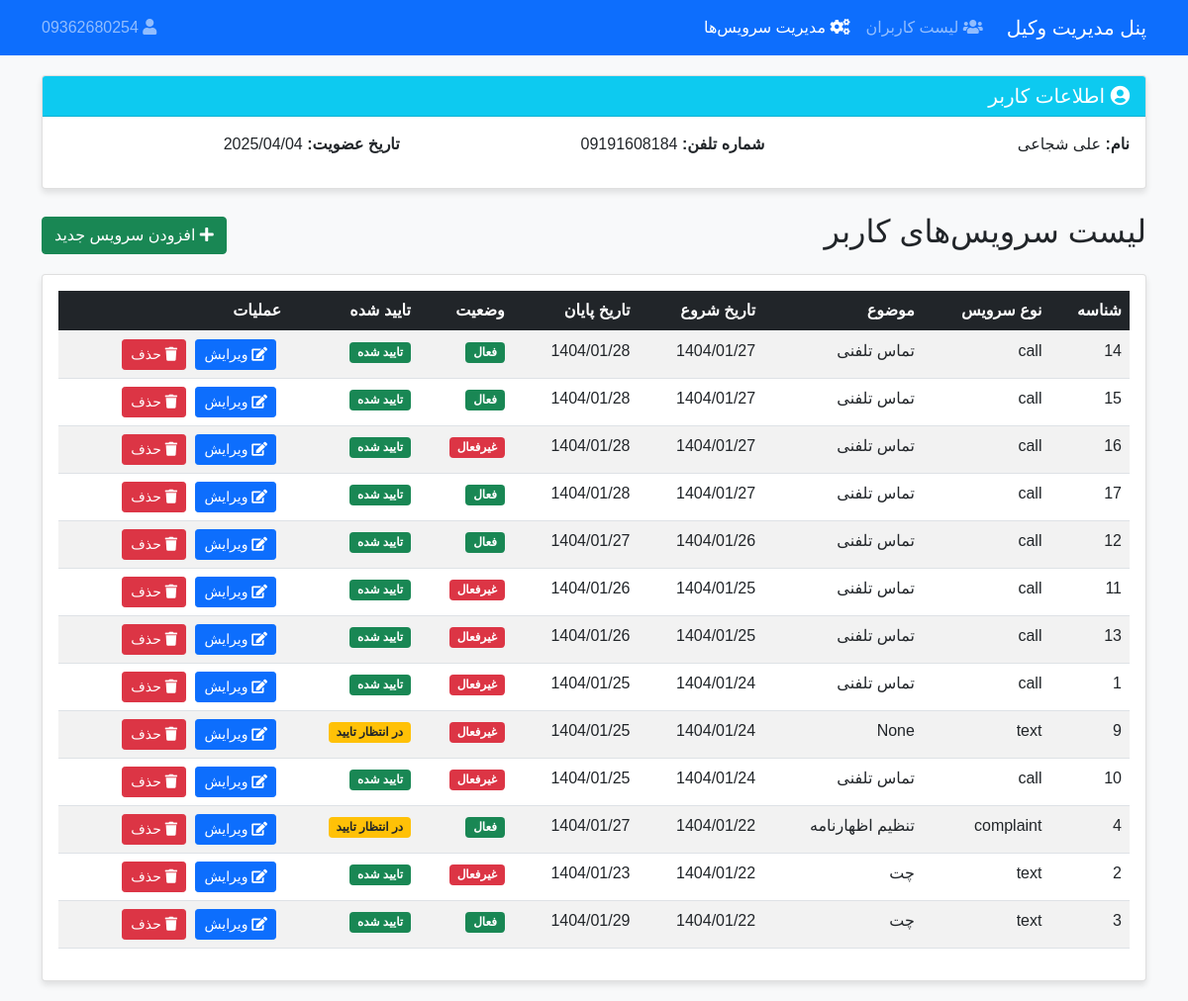
Page /adminpanel/admin-service/09191608184/ (signed in) on the earlier database version.
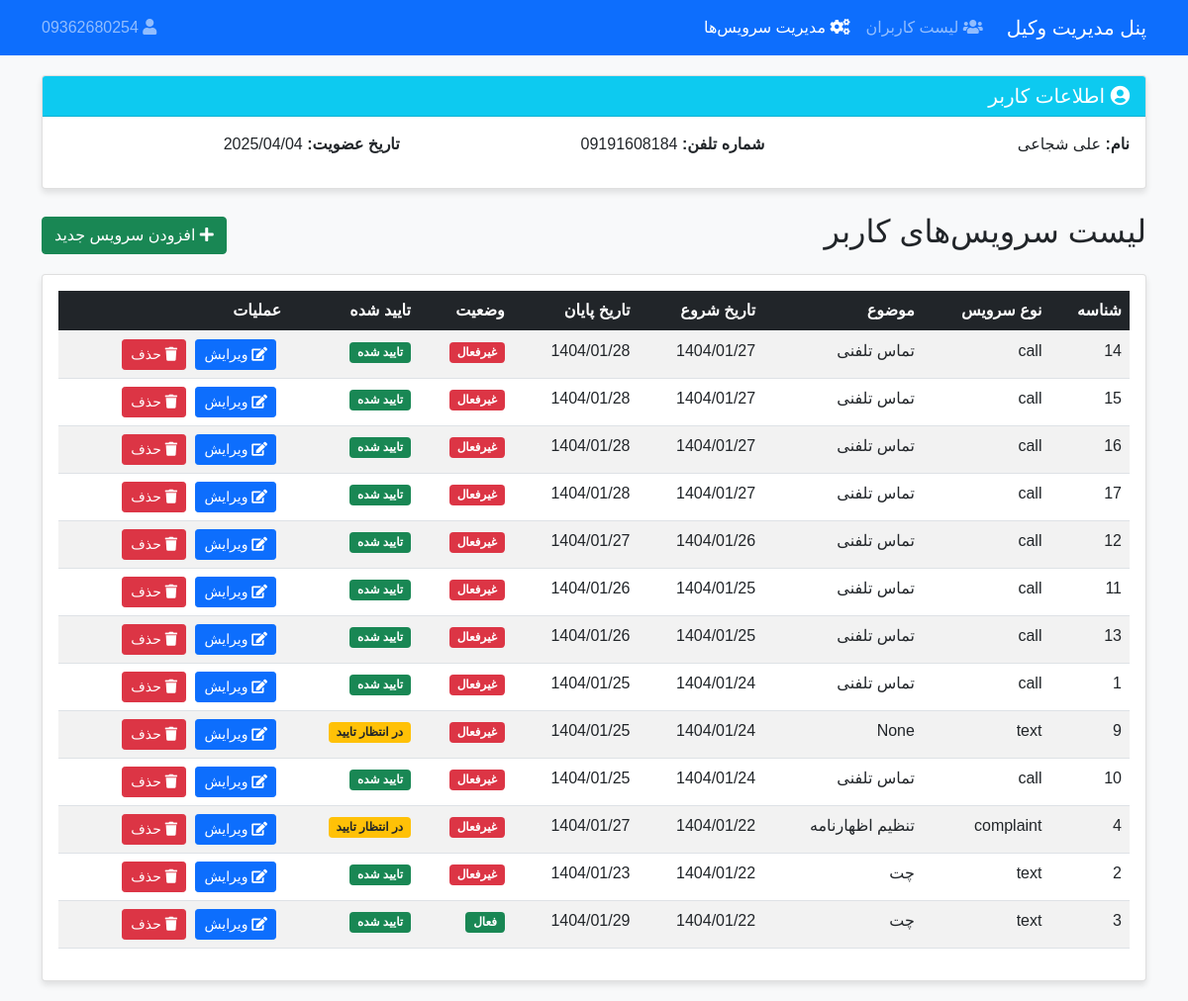
Same page on the later database version.
### service/models.py (models this page shows)
class UserServiceRequest(models.Model):
    user = models.ForeignKey(Client, on_delete=models.CASCADE)
    service = models.ForeignKey(Service, on_delete=models.CASCADE)
    start_date = models.DateTimeField()
    end_date = models.DateTimeField()
    title = models.CharField(max_length=500,null=True,blank=True)
    description = models.TextField(null=True, blank=True)
    is_active = models.BooleanField(default=True)
    is_accepted = models.BooleanField(default=False)
    is_paid = models.BooleanField(default=False)
    attachment = models.FileField(upload_to='service_attachments/', null=True, blank=True,
                                validators=[FileExtensionValidator(allowed_extensions=['jpg', 'jpeg', 'png', 'pdf', 'doc', 'docx','zip'])])  # حداکثر حجم 50 مگابایت

class Service(models.Model):
    SERVICE_CHOICES = [
        ('call', 'تماس تلفنی'),
        ('text', 'پیام متنی'),
        ('complaint', 'تنظیم شکایت'),
        ('ekhtesasi', 'اختصاصی'),
    ]
    name = models.CharField(max_length=20, choices=SERVICE_CHOICES)
    price = models.IntegerField()

### users/admin/admin_panel.py (the view)
# urls.py: path('admin-service/<str:username>/', service_list, name='servicelist'),
@login_required
@user_passes_test(is_admin)
def service_list(request, username):
    try:
        user = get_object_or_404(Client, username=username)
        services = UserServiceRequest.objects.filter(user=user).order_by('-start_date')
        available_services = Service.objects.all()
        context = {
            'services': services,
            'user': user,
            'available_services': available_services,
        }
        return render(request, 'users/servicelist.html', context)
    except Exception as e:
        logger.error(f"Error in service_list view for user {username}: {str(e)}")
        messages.error(request, "خطایی در نمایش لیست سرویس‌ها رخ داد. لطفا دوباره تلاش کنید.")
        return redirect('admin_userlist')

### users/admin/admin_panel.py (called while the page is built)
def is_admin(user):
    return user.is_superuser or user.is_staff

### users/templates/users/servicelist.html (shortened to what the changed rows need)
<!DOCTYPE html>
<html lang="fa" dir="rtl">
<head>
    <link rel="stylesheet" href="https://cdn.jsdelivr.net/npm/bootstrap@5.0.2/dist/css/bootstrap.rtl.min.css">
    <link rel="stylesheet" href="https://cdnjs.cloudflare.com/ajax/libs/font-awesome/5.15.4/css/all.min.css">
</head>
<body>
    <div class="container">
        <div class="d-flex justify-content-between align-items-center mb-3">
            <h2>لیست سرویس‌های کاربر</h2>
        </div>
        <div class="card">
            <div class="card-body">
                {% if services %}
                <div class="table-responsive">
                    <table class="table table-striped table-hover">
                        <thead class="table-dark">
                            <tr>
                                <th scope="col">شناسه</th>
                                <th scope="col">نوع سرویس</th>
                                <th scope="col">موضوع</th>
                                <th scope="col">تاریخ شروع</th>
                                <th scope="col">تاریخ پایان</th>
                                <th scope="col">وضعیت</th>
                                <th scope="col">تایید شده</th>
                                <th scope="col">عملیات</th>
                            </tr>
                        </thead>
                        <tbody>
                            {% for service in services %}
                            <tr>
                                <td>{{ service.id }}</td>
                                <td>{{ service.service.name }}</td>
                                <td>{{ service.title|truncatechars:30 }}</td>
                                <td>{{ service.start_date|date:"Y/m/d" }}</td>
                                <td>{{ service.end_date|date:"Y/m/d" }}</td>
                                <td>
                                    {% if service.is_active %}
                                        <span class="badge bg-success">فعال</span>
                                    {% else %}
                                        <span class="badge bg-danger">غیرفعال</span>
                                    {% endif %}
                                </td>
                                <td>
                                    {% if service.is_accepted %}
                                        <span class="badge bg-success">تایید شده</span>
                                    {% else %}
                                        <span class="badge bg-warning text-dark">در انتظار تایید</span>
                                    {% endif %}
                                </td>
                                <td>
                                    <button type="button" class="btn btn-sm btn-primary btn-action" data-bs-toggle="modal" data-bs-target="#editModal{{ service.id }}">
                                        <i class="fas fa-edit"></i> ویرایش
                                    </button>
                                    <button type="button" class="btn btn-sm btn-danger btn-action" data-bs-toggle="modal" data-bs-target="#deleteModal{{ service.id }}">
                                        <i class="fas fa-trash"></i> حذف
                                    </button>
                                </td>
                            </tr>
                            {% endfor %}
                        </tbody>
                    </table>
                </div>
                {% else %}
                <div class="alert alert-info">
                    <i class="fas fa-info-circle"></i> هیچ سرویسی برای این کاربر ثبت نشده است.
                </div>
                {% endif %}
            </div>
        </div>
    </div>
</body>
</html>

Differences in the rows shown:
changed UserServiceRequest id 14: is_active "فعال" → "غیرفعال"
changed UserServiceRequest id 15: is_active "فعال" → "غیرفعال"
changed UserServiceRequest id 17: is_active "فعال" → "غیرفعال"
changed UserServiceRequest id 12: is_active "فعال" → "غیرفعال"
changed UserServiceRequest "تنظیم اظهارنامه": is_active "فعال" → "غیرفعال"
